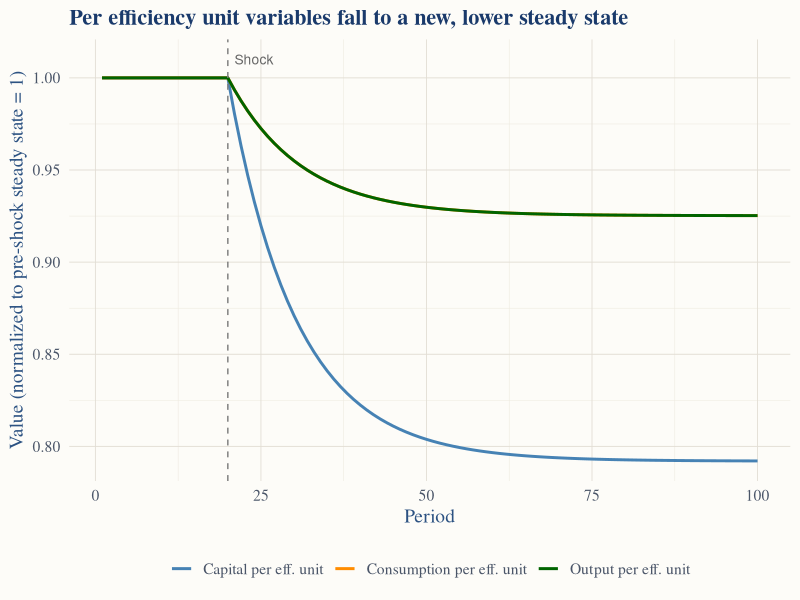
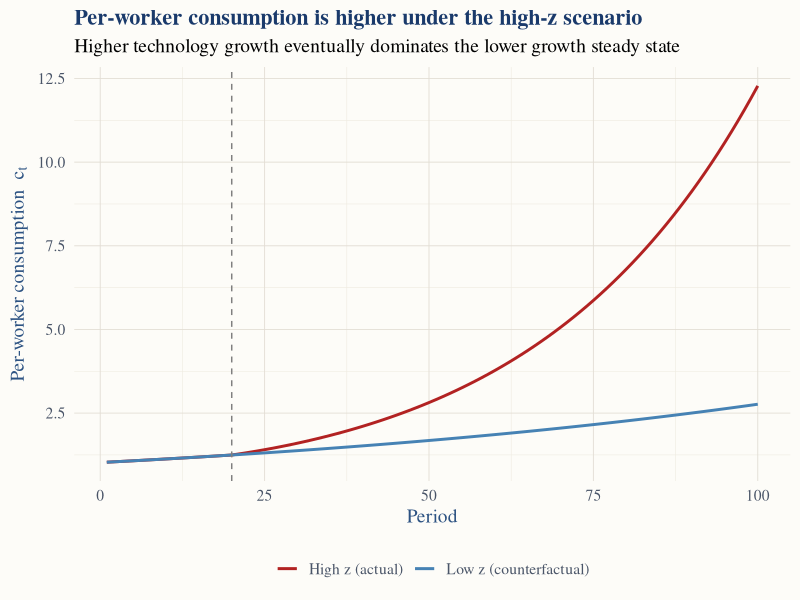
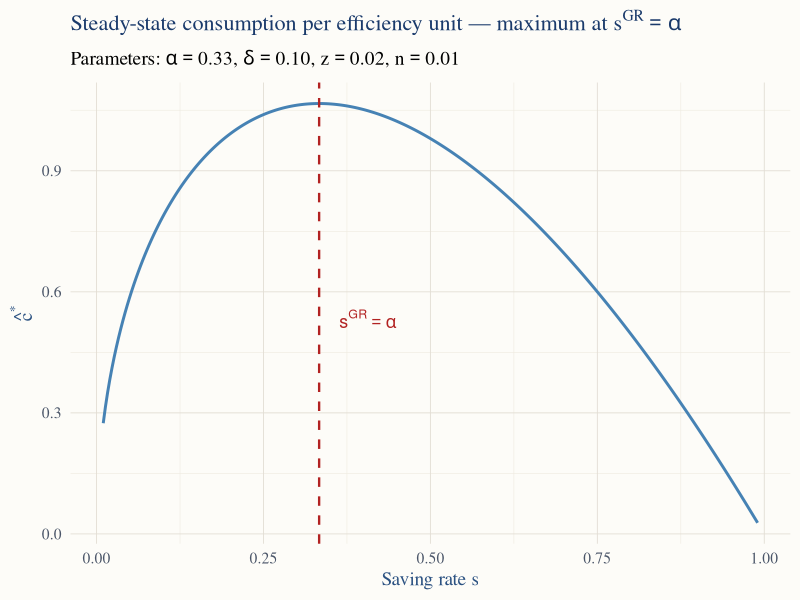

Reproduce these figures in R, in order.
## ---- chunk 1
knitr::opts_chunk$set(echo = TRUE, warning = FALSE, message = FALSE)
library(tidyverse)

# Custom ggplot theme matching the document CSS (Option C: warm off-white + navy)
theme_econ503 <- theme_minimal(base_size = 14, base_family = "serif") +
  theme(
    plot.background   = element_rect(fill = "#fdfcf8", color = NA),
    panel.background  = element_rect(fill = "#fdfcf8", color = NA),
    panel.grid.major  = element_line(color = "#e2ddd4", linewidth = 0.3),
    panel.grid.minor  = element_line(color = "#eeeae0", linewidth = 0.2),
    plot.title        = element_text(color = "#1a3a6b", face = "bold", size = 16),
    axis.title        = element_text(color = "#2c5282"),
    axis.text         = element_text(color = "#4a5568"),
    legend.background = element_rect(fill = "#fdfcf8", color = NA),
    legend.text       = element_text(color = "#4a5568"),
    legend.position   = "bottom"
  )

# Set as default theme for all plots
theme_set(theme_econ503)
## ---- chunk 2
alpha <- 1/3;  s <- 0.20;  A <- 1;  delta <- 0.10
z0 <- 0.01;    z1 <- 0.03;  n <- 0.01

# Exact break-even factor: phi = (1+z)(1+n) - (1-delta)
phi0 <- (1 + z0) * (1 + n) - (1 - delta)
phi1 <- (1 + z1) * (1 + n) - (1 - delta)

k_star0 <- (s * A / phi0)^(1 / (1 - alpha))
k_star1 <- (s * A / phi1)^(1 / (1 - alpha))
## ---- chunk 3
T <- 100;  t0 <- 20

k_hat <- numeric(T)
k_hat[1:t0] <- k_star0
for (t in t0:(T - 1)) {
  z_t <- ifelse(t >= t0, z1, z0)
  k_hat[t + 1] <- (s * A * k_hat[t]^alpha + (1 - delta) * k_hat[t]) /
                  ((1 + z_t) * (1 + n))
}

y_hat <- A * k_hat^alpha
c_hat <- (1 - s) * y_hat

tibble(period = 1:T,
       `Capital per eff. unit`      = k_hat / k_star0,
       `Output per eff. unit`       = y_hat / (A * k_star0^alpha),
       `Consumption per eff. unit`  = c_hat / ((1-s)*A*k_star0^alpha)) |>
  pivot_longer(-period, names_to = "variable", values_to = "value") |>
  ggplot(aes(x = period, y = value, color = variable)) +
  geom_line(linewidth = 1) +
  geom_vline(xintercept = t0, linetype = "dashed", color = "gray50") +
  annotate("text", x = t0 + 1, y = 1.01, label = "Shock", color = "gray40",
           hjust = 0, size = 3.5) +
  scale_color_manual(values = c("steelblue", "darkorange", "darkgreen")) +
  labs(x = "Period",
       y = "Value (normalized to pre-shock steady state = 1)",
       title = "Per efficiency unit variables fall to a new, lower steady state",
       color = NULL)
## ---- chunk 4
# Reconstruct technology index Z_t (normalized to Z_1 = 1)
Z <- numeric(T);  Z[1] <- 1
for (t in 1:(T - 1))  Z[t + 1] <- (1 + ifelse(t >= t0, z1, z0)) * Z[t]

# Counterfactual: z stays at z0 forever
k_hat_cf <- rep(k_star0, T)
Z_cf <- cumprod(c(1, rep(1 + z0, T - 1)))

tibble(period = 1:T,
       `High z (actual)`       = Z    * c_hat,
       `Low z (counterfactual)` = Z_cf * (1 - s) * A * k_hat_cf^alpha) |>
  pivot_longer(-period, names_to = "scenario", values_to = "c_pw") |>
  ggplot(aes(x = period, y = c_pw, color = scenario)) +
  geom_line(linewidth = 1) +
  geom_vline(xintercept = t0, linetype = "dashed", color = "gray50") +
  scale_color_manual(values = c("firebrick", "steelblue")) +
  labs(x = "Period", y = expression("Per-worker consumption " ~ c[t]),
       title = "Per-worker consumption is higher under the high-z scenario",
       subtitle = "Higher technology growth eventually dominates the lower growth steady state",
       color = NULL)
## ---- chunk 5
alpha <- 1/3;  A <- 1;  delta <- 0.10
z <- 0.02;     n <- 0.01
phi <- (1 + z) * (1 + n) - (1 - delta)

s_grid <- seq(0.01, 0.99, length.out = 300)
k_star <- (s_grid * A / phi)^(1 / (1 - alpha))
c_star <- (1 - s_grid) * A * k_star^alpha

df62 <- data.frame(s = s_grid, c_hat = c_star)
s_gr <- alpha  # Golden Rule

ggplot(df62, aes(x = s, y = c_hat)) +
  geom_line(linewidth = 1, color = "steelblue") +
  geom_vline(xintercept = s_gr, linetype = "dashed", color = "firebrick", linewidth = 0.8) +
  annotate("text", x = s_gr + 0.03, y = max(c_star) * 0.5,
           label = expression(s^GR == alpha),
           color = "firebrick", size = 4.5, hjust = 0) +
  labs(x = "Saving rate s",
       y = expression(hat(c)^"*"),
       title = expression(paste("Steady-state consumption per efficiency unit — maximum at ", s^GR == alpha)),
       subtitle = bquote("Parameters:" ~ alpha == .(sprintf("%.2f", alpha)) * "," ~
                         delta == .(sprintf("%.2f", delta)) * "," ~
                         z == .(sprintf("%.2f", z)) * "," ~
                         n == .(sprintf("%.2f", n))))
